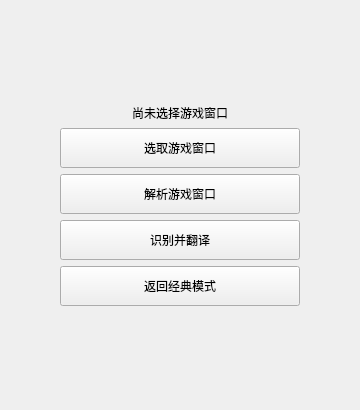
<?xml version="1.0" encoding="UTF-8"?>
<ui version="4.0">
 <class>GameLensBetaWindow</class>
 <widget class="QWidget" name="GameLensBetaWindow">
  <property name="windowTitle">
   <string>GameLens_beta</string>
  </property>
  <property name="minimumSize">
   <size>
    <width>360</width>
    <height>410</height>
   </size>
  </property>
  <property name="maximumSize">
   <size>
    <width>360</width>
    <height>410</height>
   </size>
  </property>
  <layout class="QVBoxLayout" name="verticalLayout">
   <property name="leftMargin">
    <number>24</number>
   </property>
   <property name="topMargin">
    <number>24</number>
   </property>
   <property name="rightMargin">
    <number>24</number>
   </property>
   <property name="bottomMargin">
    <number>24</number>
   </property>
   <property name="alignment">
    <set>Qt::AlignCenter</set>
   </property>
   <item>
    <spacer name="verticalSpacer">
     <property name="orientation">
      <enum>Qt::Vertical</enum>
     </property>
     <property name="sizeType">
      <enum>QSizePolicy::Expanding</enum>
     </property>
     <property name="sizeHint" stdset="0">
      <size>
       <width>20</width>
       <height>40</height>
      </size>
     </property>
    </spacer>
   </item>
   <item>
    <widget class="QLabel" name="selected_window_label">
     <property name="alignment">
      <set>Qt::AlignCenter</set>
     </property>
     <property name="wordWrap">
      <bool>true</bool>
     </property>
     <property name="text">
      <string>尚未选择游戏窗口</string>
     </property>
    </widget>
   </item>
   <item>
    <widget class="QPushButton" name="select_game_window_button">
     <property name="minimumSize">
      <size>
       <width>240</width>
       <height>40</height>
      </size>
     </property>
     <property name="maximumSize">
      <size>
       <width>240</width>
       <height>40</height>
      </size>
     </property>
     <property name="text">
      <string>选取游戏窗口</string>
     </property>
    </widget>
   </item>
   <item>
    <widget class="QPushButton" name="parse_game_window_button">
     <property name="minimumSize">
      <size>
       <width>240</width>
       <height>40</height>
      </size>
     </property>
     <property name="maximumSize">
      <size>
       <width>240</width>
       <height>40</height>
      </size>
     </property>
     <property name="text">
      <string>解析游戏窗口</string>
     </property>
    </widget>
   </item>
   <item>
    <widget class="QPushButton" name="recognize_and_translate_button">
     <property name="minimumSize">
      <size>
       <width>240</width>
       <height>40</height>
      </size>
     </property>
     <property name="maximumSize">
      <size>
       <width>240</width>
       <height>40</height>
      </size>
     </property>
     <property name="text">
      <string>识别并翻译</string>
     </property>
    </widget>
   </item>
   <item>
    <widget class="QPushButton" name="return_classic_mode_button">
     <property name="minimumSize">
      <size>
       <width>240</width>
       <height>40</height>
      </size>
     </property>
     <property name="maximumSize">
      <size>
       <width>240</width>
       <height>40</height>
      </size>
     </property>
     <property name="text">
      <string>返回经典模式</string>
     </property>
    </widget>
   </item>
   <item>
    <spacer name="verticalSpacer_2">
     <property name="orientation">
      <enum>Qt::Vertical</enum>
     </property>
     <property name="sizeType">
      <enum>QSizePolicy::Expanding</enum>
     </property>
     <property name="sizeHint" stdset="0">
      <size>
       <width>20</width>
       <height>40</height>
      </size>
     </property>
    </spacer>
   </item>
  </layout>
 </widget>
 <resources/>
 <connections/>
</ui>
